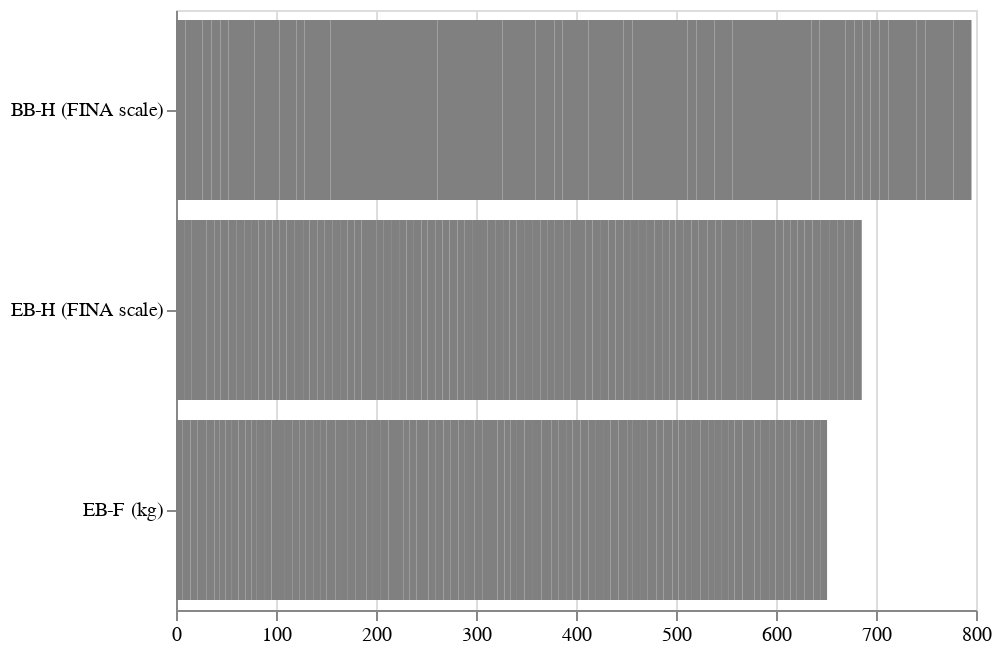

The code cell stored with this chart in its notebook:
### Markdown cell above
### Targets $y$

### Code cell
test_cols_renamed = {
    "BB-H": "BB-H (FINA scale)",
    "EB-H": "EB-H (FINA scale)",
    "EB-F": "EB-F (kg)",
}

test_cols_order = ["BB-H (FINA scale)", "EB-H (FINA scale)", "EB-F (kg)"]
y_plot_data = y.rename(columns=test_cols_renamed).melt()
(
    alt.Chart(y_plot_data)
    .mark_bar(color="grey")
    .encode(
        alt.X(
            "value",
            title="",
            scale=alt.Scale(zero=False),
            axis=alt.Axis(labelFlush=False),
        ),
        alt.Y("variable", title=None, scale=alt.Scale(domain=test_cols_order)),
    )
)

### Figure 1 — Vega-Lite specification as saved in the notebook (floating-point values rounded to 4 significant figures; data arrays with more than 128 entries replaced by an {"elided": "..."} marker saying what was removed)
{"$schema": "https://vega.github.io/schema/vega-lite/v2.6.0.json", "config": {"view": {"height": 300, "width": 400}}, "data": {"name": "data-2ccac003de111b8f1476f46f38f610f6"}, "datasets": {"data-2ccac003de111b8f1476f46f38f610f6": {"elided": "273 records"}}, "encoding": {"x": {"axis": {"labelFlush": false}, "field": "value", "scale": {"zero": false}, "title": "", "type": "quantitative"}, "y": {"field": "variable", "scale": {"domain": ["BB-H (FINA scale)", "EB-H (FINA scale)", "EB-F (kg)"]}, "title": null, "type": "nominal"}}, "mark": {"color": "grey", "type": "bar"}}
